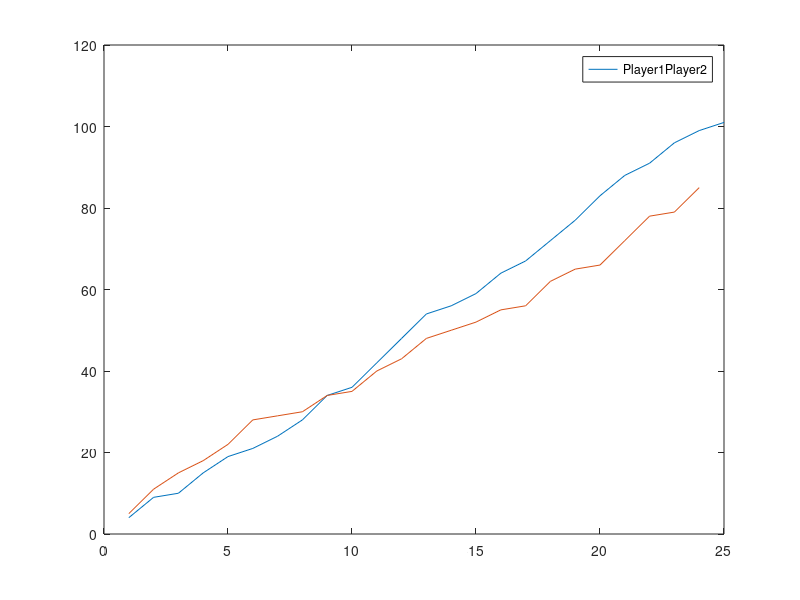

Write MATLAB code to recreate this figure.
paths = [0,100,1];

hole_pos = randi([2,99],3,1) %Creates randomly three holes as an index.
player1_pos = 1;
player1_path = [];

player2_pos = 1;
player2_path = [];

turn_check = true; %If it is true, player1's turn.
dice_roll = 0

while(true)
    dice_roll = randi([1,6])
    if(turn_check == true)
        %Player1's turn
        player1_pos = player1_pos + dice_roll;
        if(ismember(player1_pos,hole_pos))
            %Player 1 restarts the game. Steps in the hole
            player1_pos = 1;           
        end
        %Records the paths of player1 through the game.
        player1_path(length(player1_path)+1) = player1_pos;
        turn_check = false;

    else %Player2's turn
        player2_pos = player2_pos + dice_roll;
        if(ismember(player2_pos,hole_pos))
             %Player 2 restarts the game. Steps in the hole
             player2_pos = 1;     
        end

        %Records the paths of player2 through the game.
        player2_path(length(player2_path)+1) = player2_pos;
        turn_check = true;

    end
    if(player1_pos >= 100)
        display("Player 1 wins!")
        break
    end

    if(player2_pos >= 100)
        display("Player 2 wins!")
         break
    end

end
    plot(player1_path);
    hold on
    plot(player2_path);
    legend(["Player1","Player2"])
